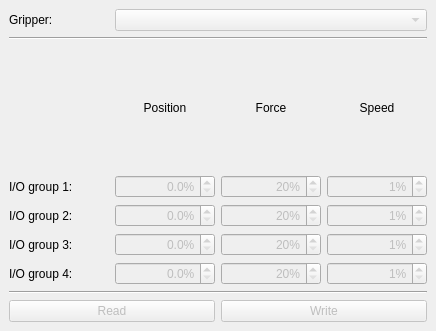
<?xml version="1.0" encoding="UTF-8"?>
<ui version="4.0">
 <class>MainWindow</class>
 <widget class="QMainWindow" name="MainWindow">
  <property name="geometry">
   <rect>
    <x>0</x>
    <y>0</y>
    <width>436</width>
    <height>331</height>
   </rect>
  </property>
  <property name="windowTitle">
   <string>MainWindow</string>
  </property>
  <widget class="QWidget" name="centralwidget">
   <layout class="QGridLayout" name="gridLayout">
    <item row="0" column="0">
     <widget class="QLabel" name="gripperLabel">
      <property name="text">
       <string>Gripper:</string>
      </property>
     </widget>
    </item>
    <item row="0" column="1" colspan="3">
     <widget class="QComboBox" name="gripperBox">
      <property name="enabled">
       <bool>false</bool>
      </property>
     </widget>
    </item>
    <item row="1" column="0" colspan="4">
     <widget class="Line" name="line1">
      <property name="orientation">
       <enum>Qt::Horizontal</enum>
      </property>
     </widget>
    </item>
    <item row="2" column="1">
     <widget class="QLabel" name="positionLabel">
      <property name="text">
       <string>Position</string>
      </property>
      <property name="alignment">
       <set>Qt::AlignCenter</set>
      </property>
     </widget>
    </item>
    <item row="2" column="2">
     <widget class="QLabel" name="forceLabel">
      <property name="text">
       <string>Force</string>
      </property>
      <property name="alignment">
       <set>Qt::AlignCenter</set>
      </property>
     </widget>
    </item>
    <item row="2" column="3">
     <widget class="QLabel" name="speedLabel">
      <property name="text">
       <string>Speed</string>
      </property>
      <property name="alignment">
       <set>Qt::AlignCenter</set>
      </property>
     </widget>
    </item>
    <item row="3" column="0">
     <widget class="QLabel" name="ioGroup1Label">
      <property name="text">
       <string>I/O group 1:</string>
      </property>
     </widget>
    </item>
    <item row="3" column="1">
     <widget class="QDoubleSpinBox" name="position1Box">
      <property name="enabled">
       <bool>false</bool>
      </property>
      <property name="alignment">
       <set>Qt::AlignRight|Qt::AlignTrailing|Qt::AlignVCenter</set>
      </property>
      <property name="suffix">
       <string>%</string>
      </property>
      <property name="decimals">
       <number>1</number>
      </property>
      <property name="maximum">
       <double>100.000000000000000</double>
      </property>
     </widget>
    </item>
    <item row="3" column="2">
     <widget class="QSpinBox" name="force1Box">
      <property name="enabled">
       <bool>false</bool>
      </property>
      <property name="alignment">
       <set>Qt::AlignRight|Qt::AlignTrailing|Qt::AlignVCenter</set>
      </property>
      <property name="suffix">
       <string>%</string>
      </property>
      <property name="minimum">
       <number>20</number>
      </property>
      <property name="maximum">
       <number>100</number>
      </property>
     </widget>
    </item>
    <item row="3" column="3">
     <widget class="QSpinBox" name="speed1Box">
      <property name="enabled">
       <bool>false</bool>
      </property>
      <property name="alignment">
       <set>Qt::AlignRight|Qt::AlignTrailing|Qt::AlignVCenter</set>
      </property>
      <property name="suffix">
       <string>%</string>
      </property>
      <property name="minimum">
       <number>1</number>
      </property>
      <property name="maximum">
       <number>100</number>
      </property>
      <property name="value">
       <number>1</number>
      </property>
     </widget>
    </item>
    <item row="4" column="0">
     <widget class="QLabel" name="ioGroup2Label">
      <property name="text">
       <string>I/O group 2:</string>
      </property>
     </widget>
    </item>
    <item row="4" column="1">
     <widget class="QDoubleSpinBox" name="position2Box">
      <property name="enabled">
       <bool>false</bool>
      </property>
      <property name="alignment">
       <set>Qt::AlignRight|Qt::AlignTrailing|Qt::AlignVCenter</set>
      </property>
      <property name="suffix">
       <string>%</string>
      </property>
      <property name="decimals">
       <number>1</number>
      </property>
      <property name="maximum">
       <double>100.000000000000000</double>
      </property>
     </widget>
    </item>
    <item row="4" column="2">
     <widget class="QSpinBox" name="force2Box">
      <property name="enabled">
       <bool>false</bool>
      </property>
      <property name="alignment">
       <set>Qt::AlignRight|Qt::AlignTrailing|Qt::AlignVCenter</set>
      </property>
      <property name="suffix">
       <string>%</string>
      </property>
      <property name="minimum">
       <number>20</number>
      </property>
      <property name="maximum">
       <number>100</number>
      </property>
     </widget>
    </item>
    <item row="4" column="3">
     <widget class="QSpinBox" name="speed2Box">
      <property name="enabled">
       <bool>false</bool>
      </property>
      <property name="alignment">
       <set>Qt::AlignRight|Qt::AlignTrailing|Qt::AlignVCenter</set>
      </property>
      <property name="suffix">
       <string>%</string>
      </property>
      <property name="minimum">
       <number>1</number>
      </property>
      <property name="maximum">
       <number>100</number>
      </property>
     </widget>
    </item>
    <item row="5" column="0">
     <widget class="QLabel" name="ioGroup3Label">
      <property name="text">
       <string>I/O group 3:</string>
      </property>
     </widget>
    </item>
    <item row="5" column="1">
     <widget class="QDoubleSpinBox" name="position3Box">
      <property name="enabled">
       <bool>false</bool>
      </property>
      <property name="alignment">
       <set>Qt::AlignRight|Qt::AlignTrailing|Qt::AlignVCenter</set>
      </property>
      <property name="suffix">
       <string>%</string>
      </property>
      <property name="decimals">
       <number>1</number>
      </property>
      <property name="maximum">
       <double>100.000000000000000</double>
      </property>
     </widget>
    </item>
    <item row="5" column="2">
     <widget class="QSpinBox" name="force3Box">
      <property name="enabled">
       <bool>false</bool>
      </property>
      <property name="alignment">
       <set>Qt::AlignRight|Qt::AlignTrailing|Qt::AlignVCenter</set>
      </property>
      <property name="suffix">
       <string>%</string>
      </property>
      <property name="minimum">
       <number>20</number>
      </property>
      <property name="maximum">
       <number>100</number>
      </property>
     </widget>
    </item>
    <item row="5" column="3">
     <widget class="QSpinBox" name="speed3Box">
      <property name="enabled">
       <bool>false</bool>
      </property>
      <property name="alignment">
       <set>Qt::AlignRight|Qt::AlignTrailing|Qt::AlignVCenter</set>
      </property>
      <property name="suffix">
       <string>%</string>
      </property>
      <property name="minimum">
       <number>1</number>
      </property>
      <property name="maximum">
       <number>100</number>
      </property>
     </widget>
    </item>
    <item row="6" column="0">
     <widget class="QLabel" name="ioGroup4Label">
      <property name="text">
       <string>I/O group 4:</string>
      </property>
     </widget>
    </item>
    <item row="6" column="1">
     <widget class="QDoubleSpinBox" name="position4Box">
      <property name="enabled">
       <bool>false</bool>
      </property>
      <property name="alignment">
       <set>Qt::AlignRight|Qt::AlignTrailing|Qt::AlignVCenter</set>
      </property>
      <property name="suffix">
       <string>%</string>
      </property>
      <property name="decimals">
       <number>1</number>
      </property>
      <property name="maximum">
       <double>100.000000000000000</double>
      </property>
     </widget>
    </item>
    <item row="6" column="2">
     <widget class="QSpinBox" name="force4Box">
      <property name="enabled">
       <bool>false</bool>
      </property>
      <property name="alignment">
       <set>Qt::AlignRight|Qt::AlignTrailing|Qt::AlignVCenter</set>
      </property>
      <property name="suffix">
       <string>%</string>
      </property>
      <property name="minimum">
       <number>20</number>
      </property>
      <property name="maximum">
       <number>100</number>
      </property>
     </widget>
    </item>
    <item row="6" column="3">
     <widget class="QSpinBox" name="speed4Box">
      <property name="enabled">
       <bool>false</bool>
      </property>
      <property name="alignment">
       <set>Qt::AlignRight|Qt::AlignTrailing|Qt::AlignVCenter</set>
      </property>
      <property name="suffix">
       <string>%</string>
      </property>
      <property name="minimum">
       <number>1</number>
      </property>
      <property name="maximum">
       <number>100</number>
      </property>
     </widget>
    </item>
    <item row="7" column="0" colspan="4">
     <widget class="Line" name="line2">
      <property name="orientation">
       <enum>Qt::Horizontal</enum>
      </property>
     </widget>
    </item>
    <item row="8" column="0" colspan="4">
     <layout class="QHBoxLayout" name="horizontalLayout">
      <item>
       <widget class="QPushButton" name="readButton">
        <property name="enabled">
         <bool>false</bool>
        </property>
        <property name="text">
         <string>Read</string>
        </property>
       </widget>
      </item>
      <item>
       <widget class="QPushButton" name="writeButton">
        <property name="enabled">
         <bool>false</bool>
        </property>
        <property name="text">
         <string>Write</string>
        </property>
       </widget>
      </item>
     </layout>
    </item>
   </layout>
  </widget>
 </widget>
 <resources/>
 <connections/>
</ui>
